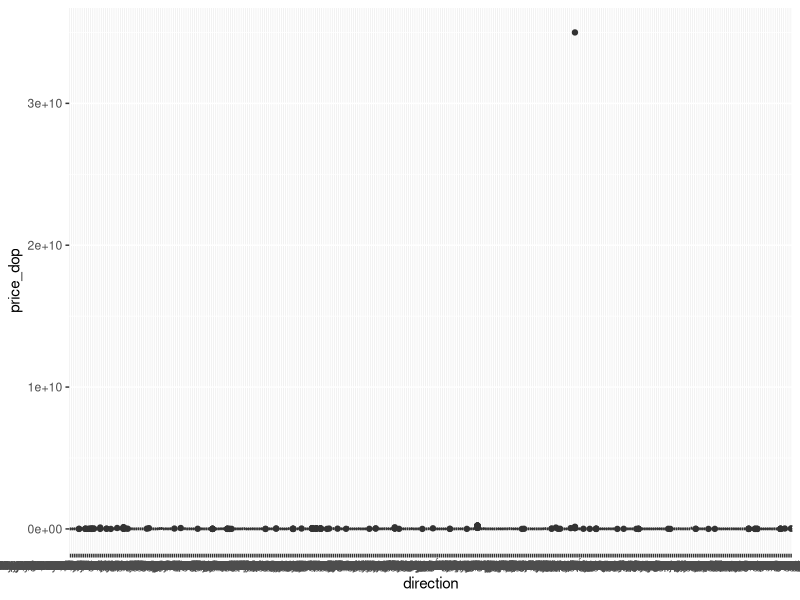
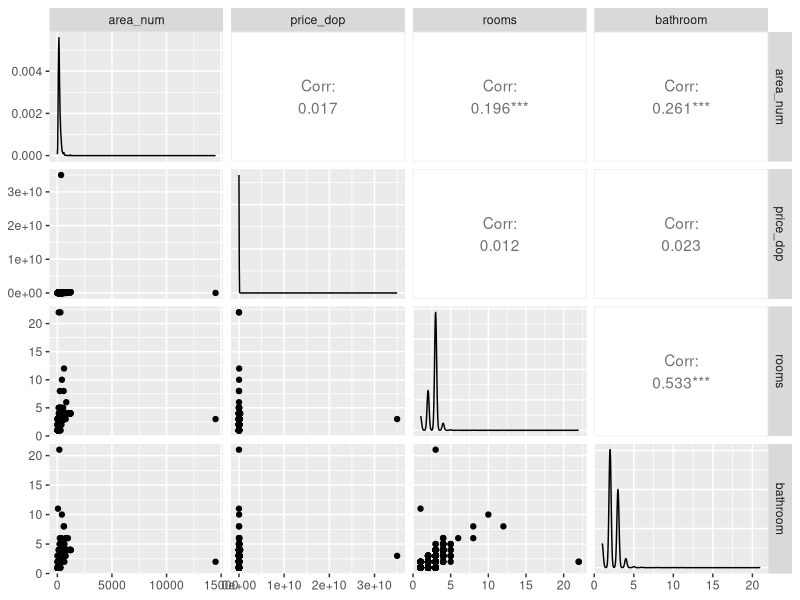
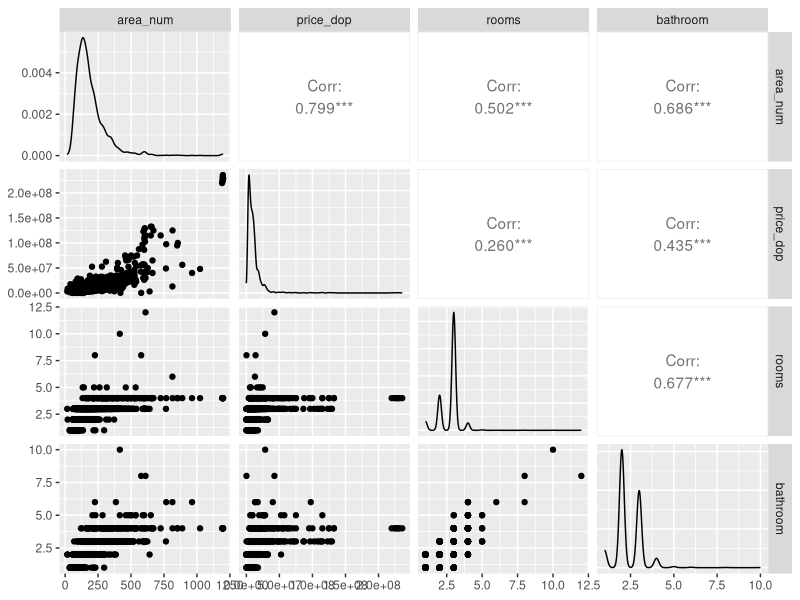
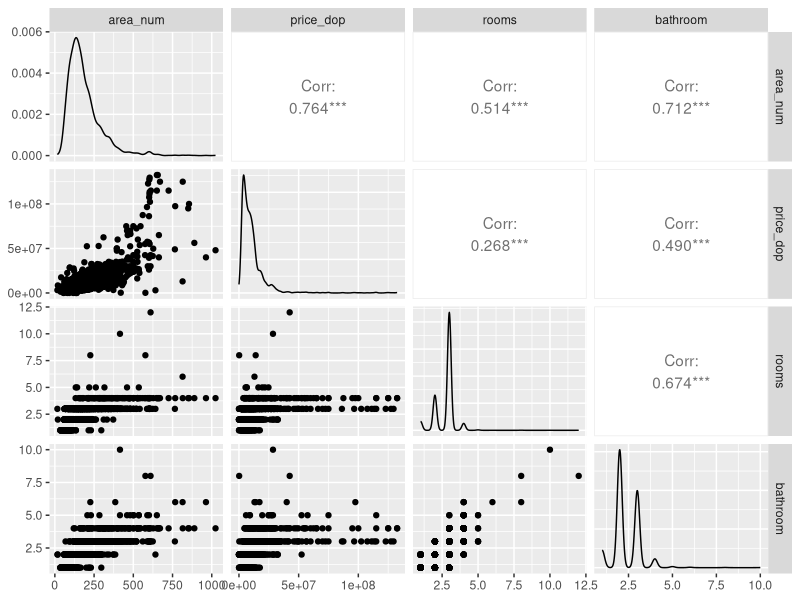

These figures' R source, in order:
library(dplyr)
library(ggplot2)
library(GGally)
library(skimr)

apartment_df = read.csv('Apartment.csv', stringsAsFactors = FALSE)

apartment_df['moneda'] = substr(apartment_df$price, 1, 2)
apartment_df['price_num'] = gsub(pattern = ",", "", substr(apartment_df$price, 4, length(apartment_df$price)) ) %>% 
  as.numeric()
apartment_df['price_dop'] = ifelse(apartment_df$moneda == 'RD', apartment_df$price_num, apartment_df$price_num*50)
apartment_df['area_num'] = gsub(pattern = "[,mt]", replacement = "", apartment_df$area) %>% 
  as.numeric()
apartment_df['bathroom'] = apartment_df$bathroom %>% as.numeric()
apartment_df['rooms'] = apartment_df$rooms %>% as.numeric()

apartment_df %>% 
  ggplot(aes(x = direction, y = price_dop)) +
  geom_boxplot()

apartment_df %>% str
apartment_df %>% skim




apartment_df %>% 
  select(area_num, price_dop, rooms, bathroom) %>%
  cor(use = "complete.obs")

apartment_df %>% 
  select(area_num, price_dop, rooms, bathroom) %>% 
  ggpairs()

apartment_df_clean <- apartment_df %>% 
  filter(area_num > 0 & area_num < 10000 & bathroom < 20 & price_dop > 0 & price_dop < 300000000 & rooms < 20) %>% 
  filter(type == "Venta")

apartment_df_clean %>% 
  skim

apartment_df_clean %>% 
  select(area_num, price_dop, rooms, bathroom) %>% 
  ggpairs()

apartment_df_clean %>% 
  select(area_num, price_dop, rooms, bathroom) %>% 
  filter(price_dop < 200000000) %>% 
  ggpairs()